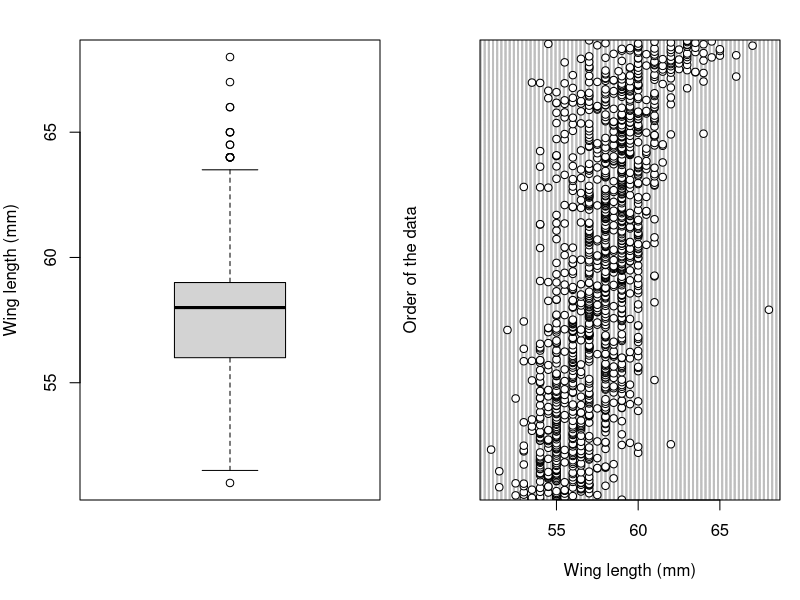
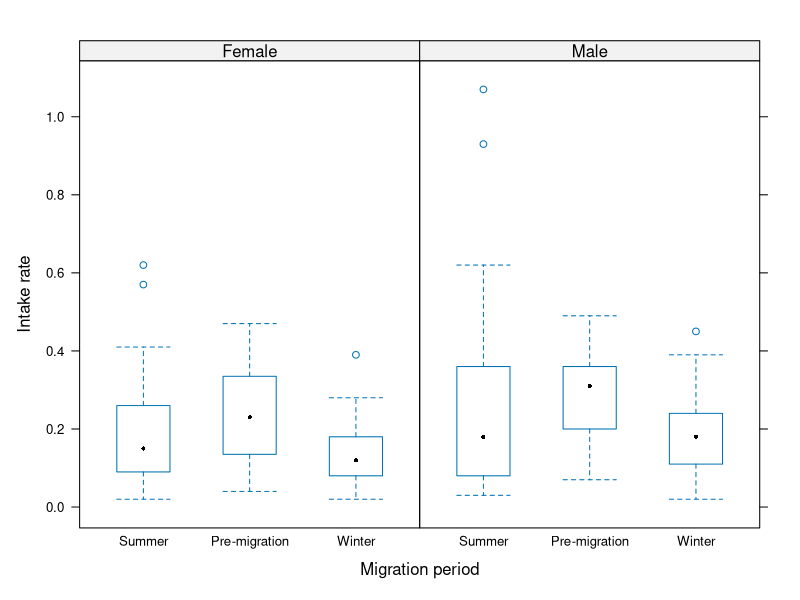
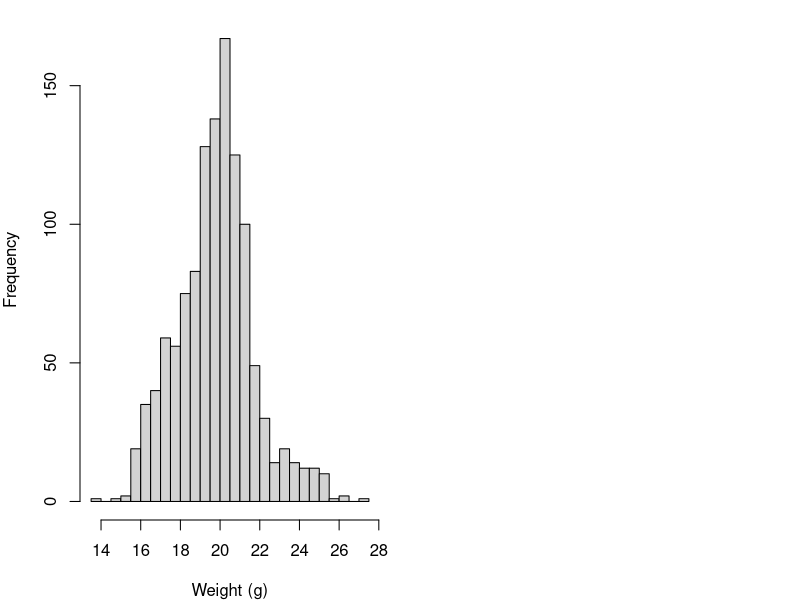
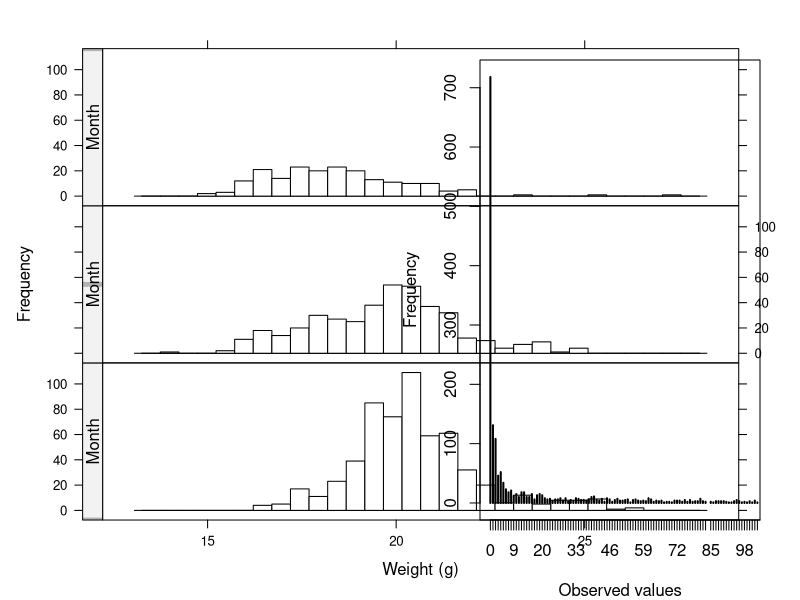
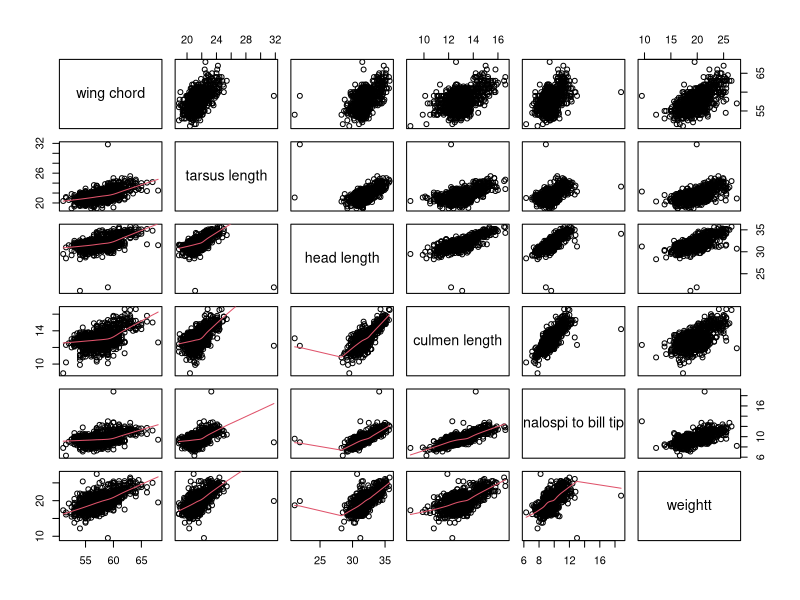
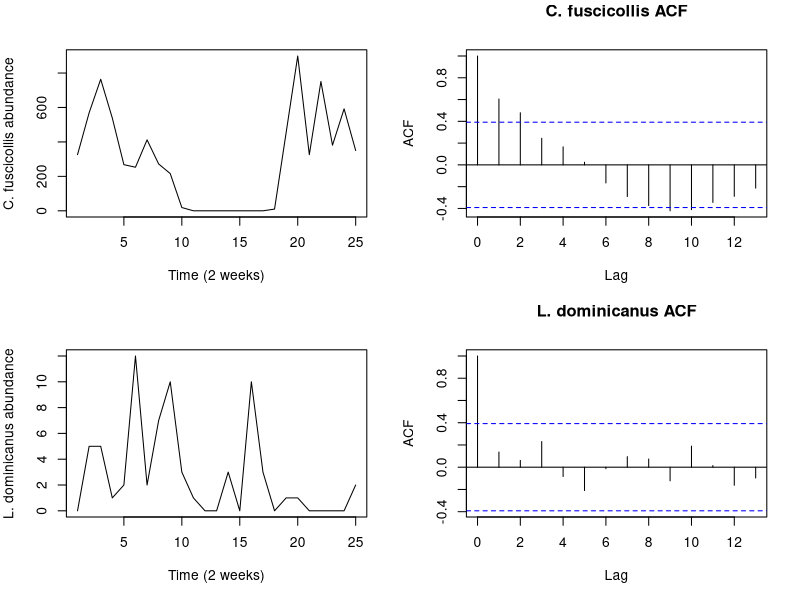

R code for these plots, in order:
#Lab 2 ECO 636
#Chance Yan

setwd("~/Documents/R/ECO636")

#FIGURE 2
#1. Can you recreate the figure?

Sparrows <- read.table(file = "Sparrows.txt", header = TRUE)
par(mfrow= c (1,2), mar = c(5,4,2,1))
boxplot(Sparrows$wingcrd, ylab = "Wing length (mm)")
dotchart(Sparrows$wingcrd, xlab = "Wing length (mm)", ylab = "Order of the data")

#2. What issues are you trying to diagnose?

#By using a boxplot and dotchart, you're trying to identify outliers. The boxplot and dotplots are good 
#methods to use when trying to see what outliers you have of your data

#3. What can we learn from this visualization?

#We learn from the boxplot that we may have a few outliers on the higher end of the range; however,
#looking at the dot plot we see that only one value really sticks out. If we looked at just the boxplot
#we might assume 6 outliers, but looking at the dot plot we see there's only one "obvious" outlier. 
#This might suggest that we go back and check on that one plot point to make sure there was no obvious error
#ultimately, it would be up to the anaylst to include or exclude that data point from the study.

#FIGURE 4
#1 Can you recreate the figure?

library(lattice)
Godwits <- read.table(file="Godwits.txt", header=TRUE)
Godwits$fSEX <- factor(Godwits$SEX, levels = c(1, 2),
                       labels = c("Female", "Male"))
Godwits$fPERIOD <- factor(Godwits$PERIOD, levels = c(0, 1, 2),
                          labels = c("Summer", "Pre-migration", "Winter"))
bwplot(mgconsumed ~ fPERIOD | fSEX, data = Godwits,cex = .5,
       layout = c(2, 1), xlab = "Migration period", ylab = "Intake rate")

#2. What issues are you trying to diagnose?

#The issue you are trying to diagnose is do we have homogeneity of variance

#3. What can we learn from this visualization?

#In order for us to use ANOVA, we need to assume that the variance of our observations are similar
#They need to be similar over the covariates (seasons and sex in this case), so by making this
#plot we can examine if the observations vary greatly or not. In this case, we see that there is very little variance
#between sex and the seasons. Therefore we may continue on the next step.

#FIGURE 5
#1 Can you recreate the figure?

sparrows.summer <- subset(Sparrows, Month == 6 | Month == 7 | Month == 8)
par(oma=c(0,0,0,0),mar=c(4,4,1,1))
hist(sparrows.summer$wt,breaks = 30, xlab = "Weight (g)", main = "",
     ylab = "Frequency")

histogram(~ wt | Month, type = "count",
          xlab = "Weight (g)", ylab = "Frequency",
          nint=30,layout=c(1,3), strip.left = strip.custom(horizontal = FALSE),
          strip=FALSE, col.line = "black", col = "white", data = sparrows.summer)

#2. What issues are you trying to diagnose?

#Whether the data is normally distributed or not

#3. What can we learn from this visualization?

#We can learn that the two graphs that data may seemed skewed in some cases when grouped all together and not sorted.
#If we had just looked at the summer months, we might assume the data is skewed, but after separating
#the data into their own separated month, we see that the data is actually normal.

#FIGURE 7
#1 Can you recreate the figure?

RiceField <- read.table(file="BirdData.txt", header = TRUE)
par(mar = c(4, 4, 3, 2))
plot(table(round(RiceField$AREA * RiceField$AQBIRDS)),
     type = "h",
     xlim = c(0, 100),
     xlab = "Observed values", ylab = "Frequency")

#2. What issues are you trying to diagnose?

#We are trying to determine if our dataset has a lot of zeros.

#3. What can we learn from this visualization?

#We can learn that our dataset has a lot of zeros. Therefore we must we should not apply an 
#ordinary Pois- son or negative binomial GLM as these would produce biased parameter estimates and 
#standard errors. Instead one should consider zero inflated GLMs 

#FIGURE 10
#1 Can you recreate the figure?

Sparrows <- read.table(file="Sparrows.txt", header=TRUE)
MyNames <- c("wing chord", "tarsus length", "head length",
             "culmen length", "nalospi to bill tip", "weightt")
pairs(Sparrows[,c(1, 3, 4, 5, 6, 7)], lower.panel = panel.smooth,
      cex.labels=1.3, labels=MyNames)

#2. What issues are you trying to diagnose?

#Relationships between Y and X variables

#3. What can we learn from this visualization?

#Typically we use this when we have no general clue about what our dataset will tell us. Doing this
#plot will give us a general overview of what we should begin to think about as we move along with out dataset
#you can look at the current graph and see there are some relationships between lengths (as expected)
#as head length increases so does weight generally (bigger head more weight) and etc

#FIGURE 12
#1 Can you recreate the figure?

Waders <- read.table(file = "wader.txt", header = TRUE)
Time <- seq(1,25)
par(mfrow = c(2, 2), mar = c(5, 4, 3, 2))
plot(Time, Waders$C.fuscicolis, type = "l", xlab = "Time (2 weeks)",
     ylab = "C. fuscicollis abundance")
acf(Waders$C.fuscicolis, main = "C. fuscicollis ACF")
plot(Time, Waders$L.dominicanus, type = "l", xlab = "Time (2 weeks)",
     ylab = "L. dominicanus abundance")
acf(Waders$L.dominicanus, main = "L. dominicanus ACF")

#2. What issues are you trying to diagnose?

#We are trying to determine if observations of the response variable independent or not

#3. What can we learn from this visualization?

#By creating the two graphs on the left, we can see if there are any obvious patterns of abundance due to time
#We can see on the top there is, but on the bottom there is not (this is due to migration). Therefore we know
#the observations of the response variable are not independent for the top, but are for the bottom.
#Moving to the right two graphs, this is another way to find variable dependence. Any value where the ACF goes above
#the significance threshold, we can assume that the abundance/value there is due to the time period (so abundances
#of the bird are due to the time period)
